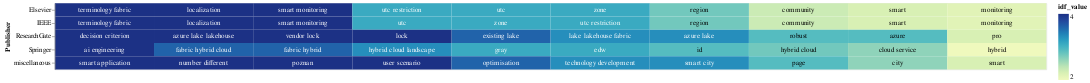

The notebook cell saved with this chart:
### Code cell
# Select the top terms for each PDF
top_terms_df = result_df_publisher.groupby('Publisher').head(10)

# Add a small random value to 'idf_value' for better visualization
top_terms_df['idf_value'] = top_terms_df['idf_value'] + np.random.rand(top_terms_df.shape[0]) * 0.0001

# Create a base chart
base = alt.Chart(top_terms_df).encode(
    x=alt.X('rank:O', axis=None),  # Use rank for x-axis
    y='Publisher:N',
    color=alt.Color('idf_value:Q', scale=alt.Scale(scheme='viridis')),
    text='topic_word:N'  # Corrected column name to 'topic_word'
).transform_window(
    rank="rank()",
    sort=[alt.SortField("idf_value", order="descending")],
    groupby=["Publisher"]
)

# Create a heatmap
heatmap = base.mark_rect().encode(
    color='idf_value:Q',
)

# Create text labels with conditional color
text = base.mark_text(baseline='middle').encode(
    text='topic_word:N',
    color=alt.condition(alt.datum.idf_value >= 3.0, alt.value('white'), alt.value('black'))
)

# Display the heatmap and text labels
chart_lda_publisher = (heatmap + text).properties(width=1500)
chart_lda_publisher

### Figure 1 — Vega-Lite specification as saved in the notebook (floating-point values rounded to 4 significant figures)
{"config": {"view": {"continuousWidth": 300, "continuousHeight": 300}}, "layer": [{"mark": {"type": "rect"}, "encoding": {"color": {"field": "idf_value", "type": "quantitative"}, "text": {"field": "topic_word", "type": "nominal"}, "x": {"axis": null, "field": "rank", "type": "ordinal"}, "y": {"field": "Publisher", "type": "nominal"}}, "transform": [{"window": [{"op": "rank", "field": "", "as": "rank"}], "groupby": ["Publisher"], "sort": [{"field": "idf_value", "order": "descending"}]}]}, {"mark": {"type": "text", "baseline": "middle"}, "encoding": {"color": {"condition": {"test": "(datum.idf_value >= 3.0)", "value": "white"}, "value": "black"}, "text": {"field": "topic_word", "type": "nominal"}, "x": {"axis": null, "field": "rank", "type": "ordinal"}, "y": {"field": "Publisher", "type": "nominal"}}, "transform": [{"window": [{"op": "rank", "field": "", "as": "rank"}], "groupby": ["Publisher"], "sort": [{"field": "idf_value", "order": "descending"}]}]}], "data": {"name": "data-76b10527c3a3c009528127ba0dc3c3d1"}, "width": 1500, "$schema": "https://vega.github.io/schema/vega-lite/v5.15.1.json", "datasets": {"data-76b10527c3a3c009528127ba0dc3c3d1": [{"Publisher": "IEEE", "topic_word": "localization", "idf_value": 3.996}, {"Publisher": "IEEE", "topic_word": "smart monitoring", "idf_value": 3.996}, {"Publisher": "IEEE", "topic_word": "smart", "idf_value": 2.204}, {"Publisher": "IEEE", "topic_word": "monitoring", "idf_value": 2.124}, {"Publisher": "IEEE", "topic_word": "community", "idf_value": 2.291}, {"Publisher": "IEEE", "topic_word": "terminology fabric", "idf_value": 3.996}, {"Publisher": "IEEE", "topic_word": "region", "idf_value": 2.743}, {"Publisher": "IEEE", "topic_word": "zone", "idf_value": 3.08}, {"Publisher": "IEEE", "topic_word": "utc restriction", "idf_value": 3.079}, {"Publisher": "IEEE", "topic_word": "utc", "idf_value": 3.08}, {"Publisher": "Springer", "topic_word": "hybrid cloud", "idf_value": 2.743}, {"Publisher": "Springer", "topic_word": "hybrid", "idf_value": 1.981}, {"Publisher": "Springer", "topic_word": "edw", "idf_value": 3.079}, {"Publisher": "Springer", "topic_word": "id", "idf_value": 2.897}, {"Publisher": "Springer", "topic_word": "gray", "idf_value": 3.079}, {"Publisher": "Springer", "topic_word": "ai engineering", "idf_value": 3.996}, {"Publisher": "Springer", "topic_word": "fabric hybrid cloud", "idf_value": 3.59}, {"Publisher": "Springer", "topic_word": "fabric hybrid", "idf_value": 3.59}, {"Publisher": "Springer", "topic_word": "cloud service", "idf_value": 2.609}, {"Publisher": "Springer", "topic_word": "hybrid cloud landscape", "idf_value": 3.303}, {"Publisher": "ResearchGate", "topic_word": "azure", "idf_value": 2.897}, {"Publisher": "ResearchGate", "topic_word": "azure lake", "idf_value": 3.303}, {"Publisher": "ResearchGate", "topic_word": "robust", "idf_value": 2.897}, {"Publisher": "ResearchGate", "topic_word": "azure lake lakehouse", "idf_value": 3.996}, {"Publisher": "ResearchGate", "topic_word": "existing lake", "idf_value": 3.59}, {"Publisher": "ResearchGate", "topic_word": "lake lakehouse fabric", "idf_value": 3.303}, {"Publisher": "ResearchGate", "topic_word": "decision criterion", "idf_value": 3.996}, {"Publisher": "ResearchGate", "topic_word": "lock", "idf_value": 3.996}, {"Publisher": "ResearchGate", "topic_word": "vendor lock", "idf_value": 3.996}, {"Publisher": "ResearchGate", "topic_word": "pro", "idf_value": 2.204}, {"Publisher": "Elsevier", "topic_word": "localization", "idf_value": 3.996}, {"Publisher": "Elsevier", "topic_word": "smart monitoring", "idf_value": 3.996}, {"Publisher": "Elsevier", "topic_word": "smart", "idf_value": 2.204}, {"Publisher": "Elsevier", "topic_word": "monitoring", "idf_value": 2.124}, {"Publisher": "Elsevier", "topic_word": "community", "idf_value": 2.291}, {"Publisher": "Elsevier", "topic_word": "terminology fabric", "idf_value": 3.996}, {"Publisher": "Elsevier", "topic_word": "region", "idf_value": 2.743}, {"Publisher": "Elsevier", "topic_word": "zone", "idf_value": 3.079}, {"Publisher": "Elsevier", "topic_word": "utc restriction", "idf_value": 3.079}, {"Publisher": "Elsevier", "topic_word": "utc", "idf_value": 3.079}, {"Publisher": "miscellaneous", "topic_word": "city", "idf_value": 2.61}, {"Publisher": "miscellaneous", "topic_word": "smart city", "idf_value": 3.303}, {"Publisher": "miscellaneous", "topic_word": "smart", "idf_value": 2.204}, {"Publisher": "miscellaneous", "topic_word": "number different", "idf_value": 3.996}, {"Publisher": "miscellaneous", "topic_word": "user scenario", "idf_value": 3.996}, {"Publisher": "miscellaneous", "topic_word": "poznan", "idf_value": 3.996}, {"Publisher": "miscellaneous", "topic_word": "optimisation", "idf_value": 3.59}, {"Publisher": "miscellaneous", "topic_word": "smart application", "idf_value": 3.996}, {"Publisher": "miscellaneous", "topic_word": "page", "idf_value": 2.897}, {"Publisher": "miscellaneous", "topic_word": "technology development", "idf_value": 3.303}]}}
